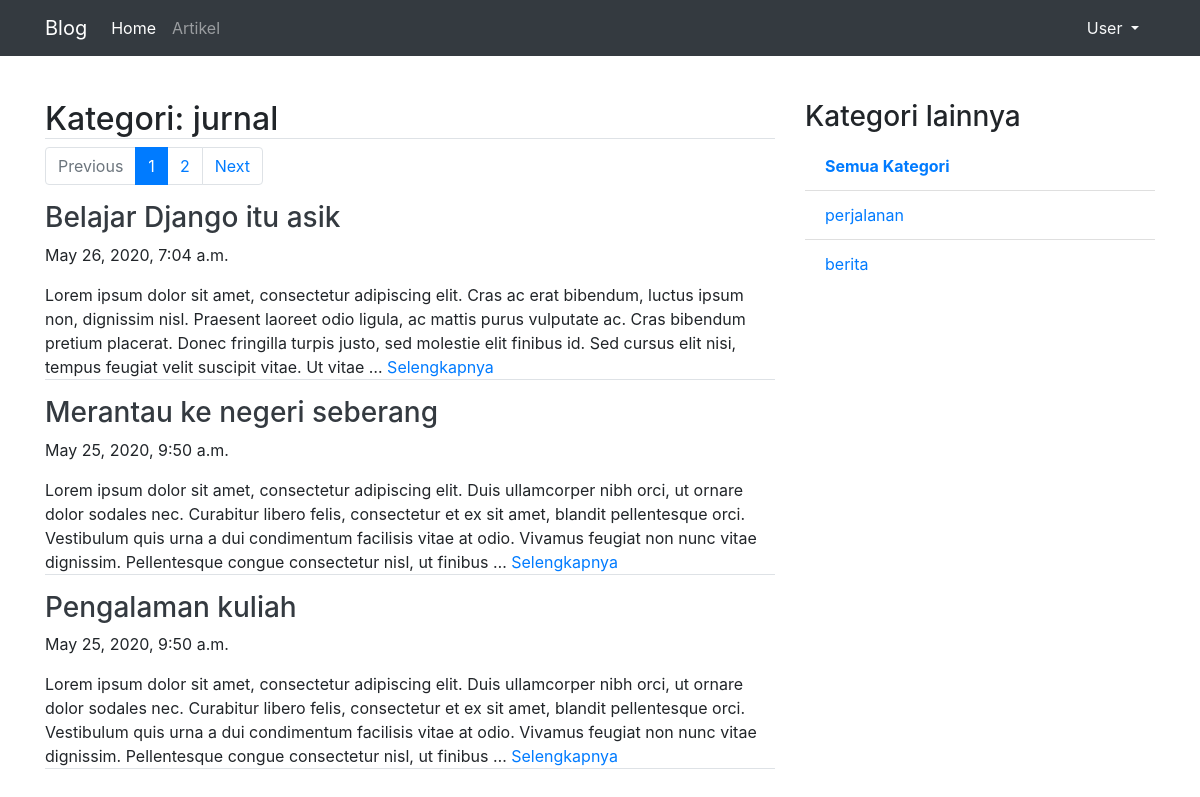
The app's page /artikel/kategori/jurnal/1 with its own data.
### artikel/models.py (models this page shows, shortened)
class Artikel(models.Model):
    judul       = models.CharField(max_length=255)
    isi         = models.TextField()
    kategori    = models.CharField(max_length=255)
    published   = models.DateTimeField(auto_now_add=True)
    updated     = models.DateTimeField(auto_now=True)
    slug        = models.SlugField(blank=True, editable=False)

### artikel/views.py (the view)
# urls.py: path('kategori/<str:kategori>/<int:page>', ArtikelKategoriListView.as_view(), name='category'),
class ArtikelKategoriListView(ListView):
    model = Artikel
    template_name = 'artikel/artikel_kategori_list.html'
    ordering = ['-published']
    context_object_name = 'artikel_list'
    paginate_by = 3
    def get_queryset(self):
        self.queryset = self.model.objects.filter(kategori=self.kwargs['kategori'])
        return super().get_queryset()
    def get_context_data(self, **kwargs):
            kategori_list = self.model.objects.values_list('kategori', flat=True).distinct().exclude(kategori=self.kwargs['kategori'])
            self.kwargs.update({'kategori_list':kategori_list})
            kwargs = self.kwargs
            return super().get_context_data(**kwargs)

### artikel/templates/artikel/artikel_kategori_list.html (shortened to what this page needs)
{% extends 'base.html' %}
{% block contents %}
<div class="row">
    <div class="col-md-8">
        <h2 class="border-bottom">Kategori: {{kategori}}</h2>
        {% if is_paginated %}
        <nav aria-label="artikelPage">
            <ul class="pagination">
                {% if page_obj.has_previous %}
                    <li class="page-item">
                        <a class="page-link" href="{% url 'artikel:category' kategori page_obj.previous_page_number %}">Previous</a>
                    </li>
                {% else %}
                    <li class="page-item disabled">
                        <a class="page-link" href="#" tabindex="-1" aria-disabled="true">Previous</a>
                    </li>
                {% endif %}
                {% for i in paginator.page_range  %}
                {% if i is page_obj.number %}
                    <li class="page-item active disable" aria-current="page">
                        <span class="page-link" href="{% url 'artikel:category' kategori i %}">{{i}}</span>
                    </li>
                {% else %}
                    <li class="page-item" aria-current="page">
                        <a class="page-link" href="{% url 'artikel:category' kategori i %}">{{i}}</a>
                    </li>
                {% endif %}
                {% endfor %}
                {% if page_obj.has_next %}
                    <li class="page-item">
                        <a class="page-link" href="{% url 'artikel:category' kategori page_obj.next_page_number %}">Next</a>
                    </li>
                {% else %}
                    <li class="page-item disabled">
                        <a class="page-link" href="#" tabindex="-1" aria-disabled="true">Next</a>
                    </li>
                {% endif %}
            </ul>
        </nav>
        {% endif %}
        {% for artikel in artikel_list  %}
        <h3><a class="text-dark" href="{% url 'artikel:detail' artikel.slug %}">{{artikel.judul}}</a></h3>
        <p>{{artikel.published}}</p>
        <p class="border-bottom" >{{artikel.isi|truncatewords:50}}
            <a href="{% url 'artikel:detail' artikel.slug %}">Selengkapnya</a>
        </p>
        {% endfor %}
    </div>
    <div class="col-sm">
        <h3>Kategori lainnya</h3>
        <ul class="list-group list-group-flush">
            <li class="list-group-item"><a href="{% url 'artikel:list' 1 %}"><b>Semua Kategori</b></a></li>
            {% for kategori in kategori_list %}
                <li class="list-group-item"><a href="{% url 'artikel:category' kategori 1 %}">{{kategori}}</a></li>
            {% endfor %}
        </ul>
    </div>
</div>
{% endblock contents %}

### records on screen
Artikel: judul "Belajar Django itu asik", published "May 26, 2020, 7:04 a.m.", isi "Lorem ipsum dolor sit amet, consectetur adipiscing elit. Cras ac erat bibendum, luctus ipsum non, dignissim nisl. Praesent laoreet odio ligula, ac mattis purus vulputate ac. Cras bibendum pretium placerat. Donec fringilla turpis justo, sed molestie elit finibus id. Sed cursus elit nisi, tempus feugiat velit suscipit vitae. Ut vitae …"
Artikel: judul "Merantau ke negeri seberang", published "May 25, 2020, 9:50 a.m.", isi "Lorem ipsum dolor sit amet, consectetur adipiscing elit. Duis ullamcorper nibh orci, ut ornare dolor sodales nec. Curabitur libero felis, consectetur et ex sit amet, blandit pellentesque orci. Vestibulum quis urna a dui condimentum facilisis vitae at odio. Vivamus feugiat non nunc vitae dignissim. Pellentesque congue consectetur nisl, ut finibus …"
Artikel: judul "Pengalaman kuliah", published "May 25, 2020, 9:50 a.m.", isi "Lorem ipsum dolor sit amet, consectetur adipiscing elit. Duis ullamcorper nibh orci, ut ornare dolor sodales nec. Curabitur libero felis, consectetur et ex sit amet, blandit pellentesque orci. Vestibulum quis urna a dui condimentum facilisis vitae at odio. Vivamus feugiat non nunc vitae dignissim. Pellentesque congue consectetur nisl, ut finibus …"

### other values on screen
{{ kategori }} "jurnal"
{{ i }} "1"
{{ i }} "2"
{{ kategori }} "perjalanan" "berita"
